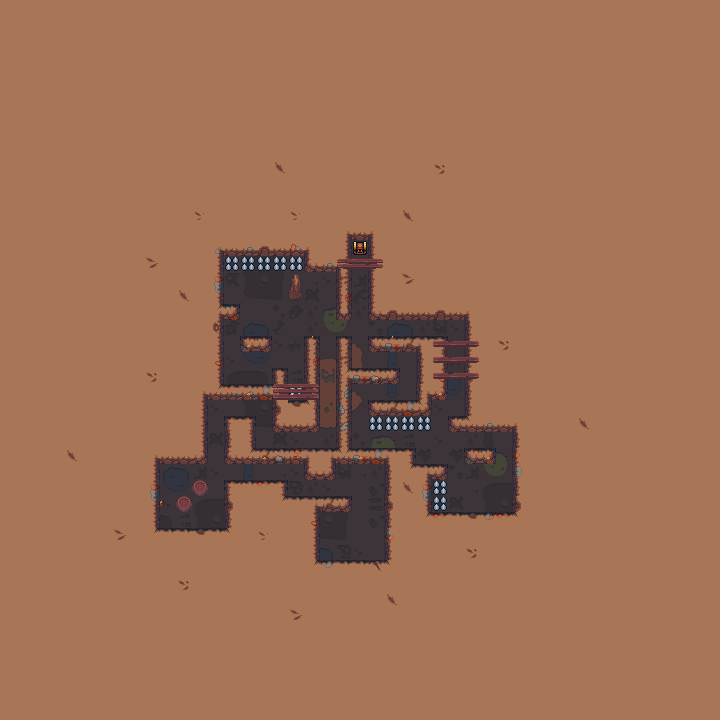

This is a level from a 2D game, rendered from its Tiled map with the project's own tilesets. A one-line summary and the map file follow, with tile-layer data summarised:
An orthogonal 45x45 tile map with 16x16 px tiles, 6 tile layers (Art_Bottom, Art_Bottom_Top, Art_Background, Art_Gameplay, ...), 1 hidden layer not drawn, 3 tilesets and 1 object (spawn).

<map version="1.2" tiledversion="1.2.4" orientation="orthogonal" renderorder="left-up" width="45" height="45" tilewidth="16" tileheight="16" infinite="0" backgroundcolor="#a87656" nextlayerid="30" nextobjectid="20">
 <tileset firstgid="1" source="tileset/GameplayTileset.tsx" />
 <tileset firstgid="65" source="tileset/SlimeCave.tsx" />
 <tileset firstgid="616" source="tileset/GameplayImages.tsx" />
 <layer id="23" name="Art_Bottom" width="45" height="45">
  <data>[2025 cells, 196 non-empty, 45 distinct tile ids]</data>
 </layer>
 <layer id="24" name="Art_Bottom_Top" width="45" height="45">
  <data>[2025 cells, 15 non-empty, 8 distinct tile ids]</data>
 </layer>
 <layer id="25" name="Art_Background" width="45" height="45">
  <data>[2025 cells, 173 non-empty, 66 distinct tile ids]</data>
 </layer>
 <layer id="26" name="Art_Gameplay" width="45" height="45">
  <properties>
   <property name="Modify" value="" />
  </properties>
  <data>[2025 cells, 13 non-empty, 2 distinct tile ids]</data>
 </layer>
 <layer id="27" name="SlimeCover" width="45" height="45">
  <data>[2025 cells, 0 non-empty, 0 distinct tile ids]</data>
 </layer>
 <layer id="28" name="Art_Foreground" width="45" height="45">
  <properties>
   <property name="Front" value="" />
  </properties>
  <data>[2025 cells, 47 non-empty, 18 distinct tile ids]</data>
 </layer>
 <layer id="15" name="Gameplay" width="45" height="45" visible="0" opacity="0.14">
  <data>[2025 cells, 186 non-empty, 4 distinct tile ids]</data>
 </layer>
 <objectgroup id="29" name="Properties">
  <object id="10" name="spawn" x="336" y="528" width="16" height="16" />
 </objectgroup>
</map>
